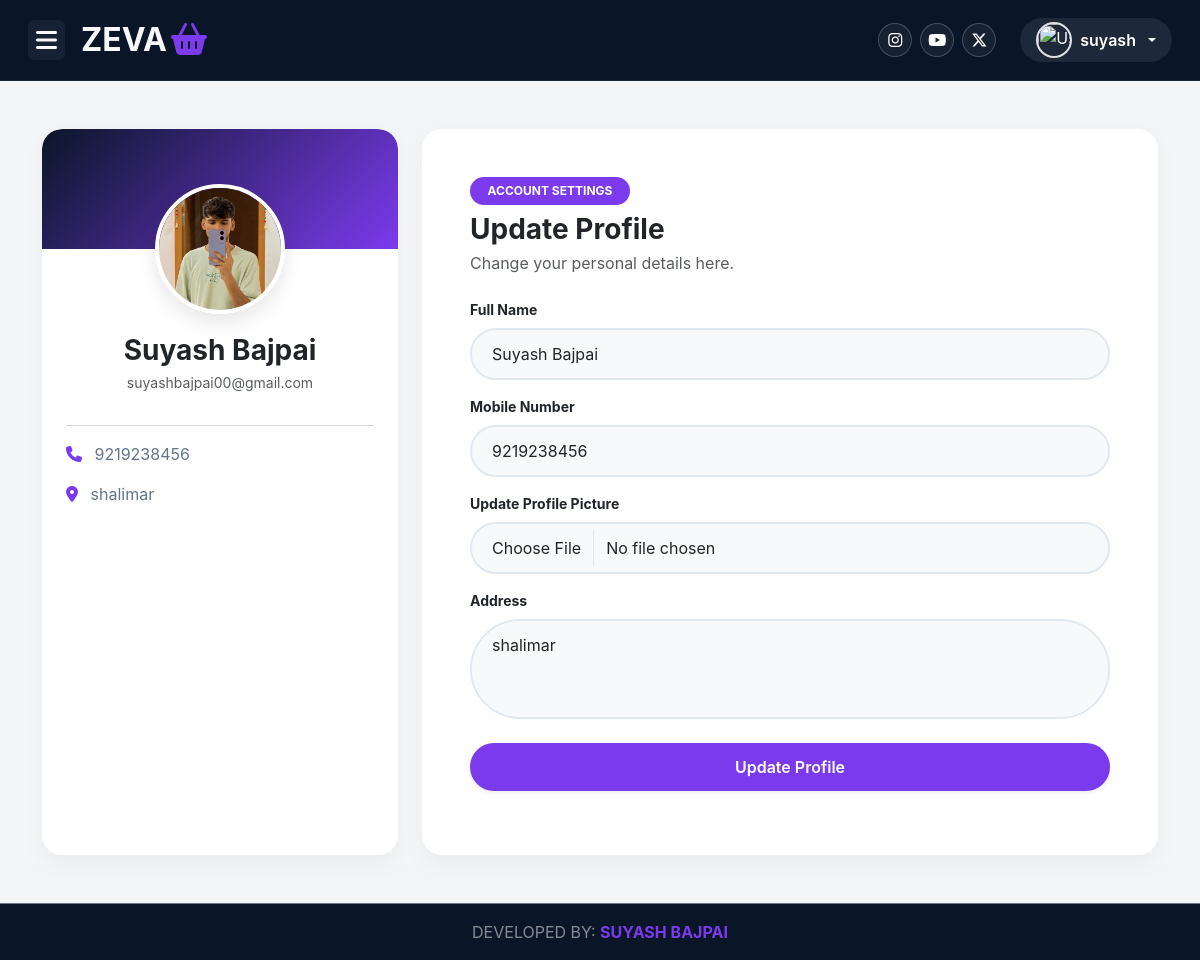
Screenshot of /customer/profile/ (signed in) with the database file from the repository.
### user/models.py (models this page shows)
class tbl_register(models.Model):
    name=models.CharField(max_length=50,null=True)
    mobile=models.CharField(max_length=15,null=True)
    email=models.EmailField(primary_key=True)
    password=models.CharField(max_length=128,null=True)
    address=models.TextField(null=True)
    profile_pic=models.ImageField(upload_to="profile/",null=True)

### customer/views.py (the view, shortened to what this page needs)
# urls.py: path('profile/', views.profile, name='profile'),
def profile(request):
    user_email=request.session.get("email")
    if not user_email:
        messages.warning(request, 'Please login to view your profile.')
        return redirect(reverse('user:login')) # <--- USE reverse()
    try:
        user_profile = tbl_register.objects.get(email=user_email)
    except tbl_register.DoesNotExist:
        messages.error(request, 'User profile not found. Please login again.')
        if 'email' in request.session:
            request.session.flush() # Clear session on profile not found
        return redirect(reverse('user:login')) # <--- USE reverse()
    return render(request,'customer/profile.html',{"userinfo": user_profile})

### user/context_processors.py (called while the page is built)
def js_urls(request):
    urls = {
        'updateCartItemUrl': reverse('user:update_cart_item'),
        'userLoginUrl': reverse('user:login'),
        'userProductsUrl': reverse('user:products'),
        'customerIndexUrl': reverse('customer:index'),
        'userIndexUrl': reverse('user:index'),
        'userRegisterUrl': reverse('user:register'),
        'customerProfileUrl': reverse('customer:profile'),
        'customerLogoutUrl': reverse('customer:logout'),
        'customerMyOrderUrl': reverse('customer:myorder'),
        'customerOrderDetailUrl': reverse('customer:orderdetail'),
        'userCartUrl': reverse('user:cart'), # Ensure this is included
        'userProfileUrl': reverse('user:uprofile'), # Add this for the footer link
    }
    return {'js_urls': json.dumps(urls)}

def cart_context(request):
    cart_count = 0
    cart_images = []
    email = request.session.get("email")
    if email:
        cart_count = tbl_cart.objects.filter(userid=email).count()
        recent_items = tbl_cart.objects.filter(userid=email).select_related('product').order_by('-id')[:5]
        for item in recent_items:
            if item.product and item.product.product_picture:
                cart_images.append(item.product.product_picture.url)
    return {
        'cart_count': cart_count,
        'cart_images_json': json.dumps(cart_images)
    }

### templates/customer/profile.html (shortened to what this page needs)
{% extends 'base1.html' %}
{% load static %}
{% block xyz %}
<link rel="stylesheet" href="{% static 'css/profile_pages.css' %}">
<div class="container py-5">
<div class="row g-4">
<div class="col-lg-4">
<div class="card profile-card text-center pb-4 h-100 overflow-hidden">
<div class="profile-pic-wrapper">
{% if userinfo.profile_pic %}
<img src="{{ userinfo.profile_pic.url }}" class="profile-pic" alt="Profile Picture">
{% else %}
<img src="{% static 'images/default_avatar.png' %}" class="profile-pic" alt="Default Profile Picture">
{% endif %}
</div>
<h3 class="fw-bold mb-1 text-dark">{{userinfo.name}}</h3>
<p class="text-muted small px-3">{{userinfo.email}}</p>
<hr class="mx-4 text-muted opacity-25">
<div class="text-start px-4">
<p class="info-item mb-3"><i class="fa-solid fa-phone me-2"></i> {{userinfo.mobile}}</p>
<p class="info-item mb-0"><i class="fa-solid fa-location-dot me-2"></i> {{userinfo.address}}</p>
</div>
</div>
</div>
<div class="col-lg-8">
<div class="card profile-card p-4 p-md-5 h-100">
<span class="badge bg-purple text-white px-3 py-2 rounded-pill fw-bold mb-2 w-25 text-center" style="background: #7C3AED;">ACCOUNT SETTINGS</span>
<h3 class="fw-bold text-dark mb-1">Update Profile</h3>
<p class="text-muted mb-4">Change your personal details here.</p>
<form action="" method="post" enctype="multipart/form-data">
<div class="mb-3">
<label for="name" class="form-label small fw-bold">Full Name</label>
<input type="text" value="{{userinfo.name}}" name="name" id="name" class="form-control border-2 bg-light">
</div>
<div class="mb-3">
<label for="mobile" class="form-label small fw-bold">Mobile Number</label>
<input type="text" value="{{userinfo.mobile}}" name="mobile" id="mobile" class="form-control border-2 bg-light">
</div>
<div class="mb-3">
<label for="fu" class="form-label small fw-bold">Update Profile Picture</label>
<input type="file" name="fu" id="fu" class="form-control border-2 bg-light">
</div>
<div class="mb-4">
<label for="address" class="form-label small fw-bold">Address</label>
<textarea name="address" id="address" class="form-control border-2 bg-light" style="resize: none; height: 100px;">{{userinfo.address}}</textarea>
</div>
<button type="submit" class="btn btn-violet w-100 shadow-sm">Update Profile</button>
</form>
</div>
</div>
</div>
</div>
{% endblock %}

### static/css/global.css (style rules this page uses)
:root { --bg-main: #F9F9FB; --bg-card: #FFFFFF; --text-main: #1A1A1A; --accent-yellow: #FFD600; --accent-coral: #FF6B6B; --accent-mint: #00C896; --charcoal: #121212; --charcoal-light: #1E1E1E; --navy-dark: #0A1628; --navy-light: #1E293B; --violet-main: #7C3AED; --violet-hover: #6D28D9; --lavender-bg: #F4F5F7; }
body { font-family: 'Inter', system-ui, -apple-system, sans-serif; margin: 0; padding: 0; background-color: var(--bg-main); color: var(--text-main); }
.btn-violet { background-color: var(--violet-main); color: #fff; border-radius: 50rem; padding: 0.75rem 1.5rem; font-weight: 600; border: none; transition: all 0.25s ease; }
.form-control { border-radius: 50rem !important; padding: 0.75rem 1.25rem !important; border: 2px solid #E2E8F0 !important; }

### static/css/dashboard.css (style rules this page uses)
body.dashboard-body { background-color: var(--lavender-bg); }

### static/css/profile_pages.css (style rules this page uses)
.profile-card { background: white; border-radius: 1.25rem; box-shadow: 0 10px 25px rgba(0,0,0,0.04); border: none; }
.profile-pic-wrapper { position: relative; width: 130px; height: 130px; margin: -65px auto 20px auto; border-radius: 50%; border: 4px solid white; box-shadow: 0 8px 20px rgba(0,0,0,0.1); }
.profile-pic { width: 100%; height: 100%; object-fit: cover; border-radius: 50%; }
.info-item { color: #64748B; }
.info-item i { color: var(--violet-main); }

### rows the page displays
tbl_register: profile_pic (picture), name "Suyash Bajpai", email "suyashbajpai00@gmail.com", mobile "9219238456", address "shalimar"

### other values shown
{{ request.session.uname }} "suyash"
